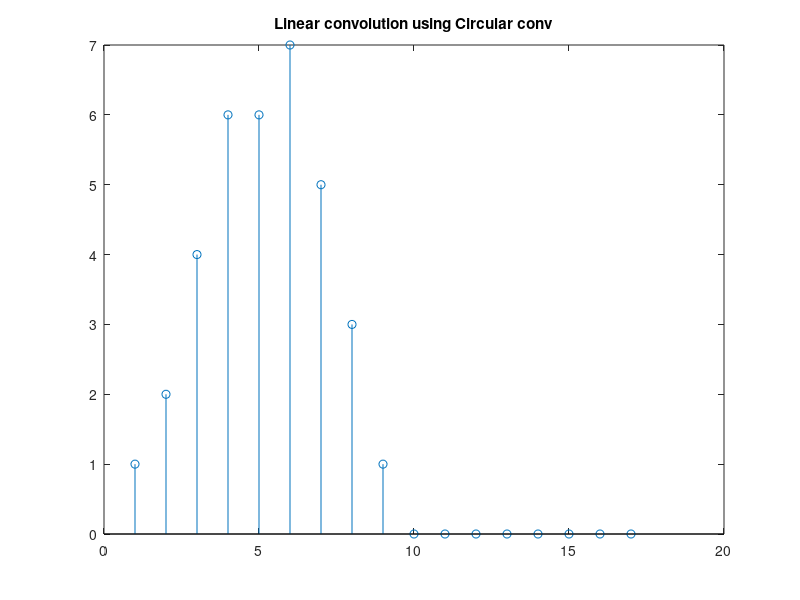

MATLAB code for this plot:
clc;
close all;
clear all;
x = [1,1,1,2,1,1];
h = [1,1,2,1];
xpad = [x zeros(1,length(h)-1) ];
hpad = [h zeros(1,length(x)-1)];
c=cconv(xpad,hpad);
stem(1:length(c),c);
title('Linear convolution using Circular conv');
  
display(c);

